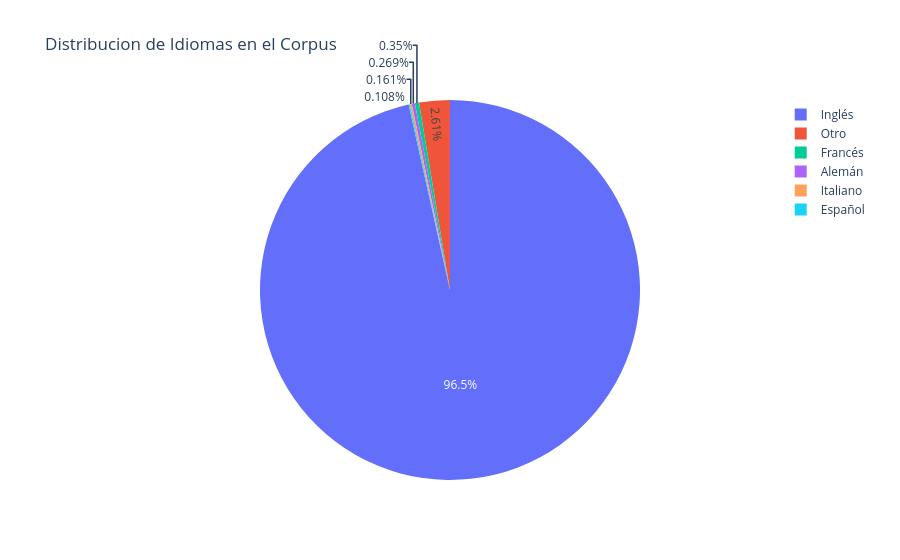

Here is the notebook cell this chart was saved with:
### Markdown cell above
Antes de empezar a calcular métricas basadas en el texto de los comentarios, vamos a descubrir la distribución de idiomas de nuestro corpus, algo que siempre es interesante.

### Code cell
from langdetect import detect
import re

diccionario_idiomas = {
	'en': 'Inglés',
	'es': 'Español',
	'fr': 'Francés',
	'de': 'Alemán',
	'it': 'Italiano'
}
def deteccion_segura(texto):
	if not texto or not re.search('[a-zA-Z]', str(texto)):
		return 'unknown'
	
	try:
		return detect(texto)
	except:
		return 'unknown'

for df in lista_dataframes:
	if 'body' in df.columns:
		df['language_code'] = df['body'].apply(deteccion_segura)
		df['language'] = df['language_code'].apply(lambda x: diccionario_idiomas.get(x, 'Otro') if isinstance(x, str) and len(x) > 0 else 'unknown')
	else:
		df['language_code'] = df['title'].apply(deteccion_segura)
		df['language'] = df['language_code'].apply(lambda x: diccionario_idiomas.get(x, 'Otro') if isinstance(x, str) and len(x) > 0 else 'unknown')

plot_pie(lista_dataframes, columna='language', titulo='Distribucion de Idiomas en el Corpus')

### Figure 1 — Plotly figure (JSON) as saved in the notebook; plotly's stock layout.template omitted (floating-point values rounded to 4 significant figures)
{"data": [{"domain": {"x": [0, 1], "y": [0, 1]}, "hovertemplate": "label=%{label}<br>value=%{value}<extra></extra>", "labels": ["Inglés", "Otro", "Francés", "Alemán", "Italiano", "Español"], "legendgroup": "", "name": "", "showlegend": true, "type": "pie", "values": [7174, 194, 26, 20, 12, 8]}], "layout": {"legend": {"tracegroupgap": 0}, "title": {"text": "Distribucion de Idiomas en el Corpus"}}}
